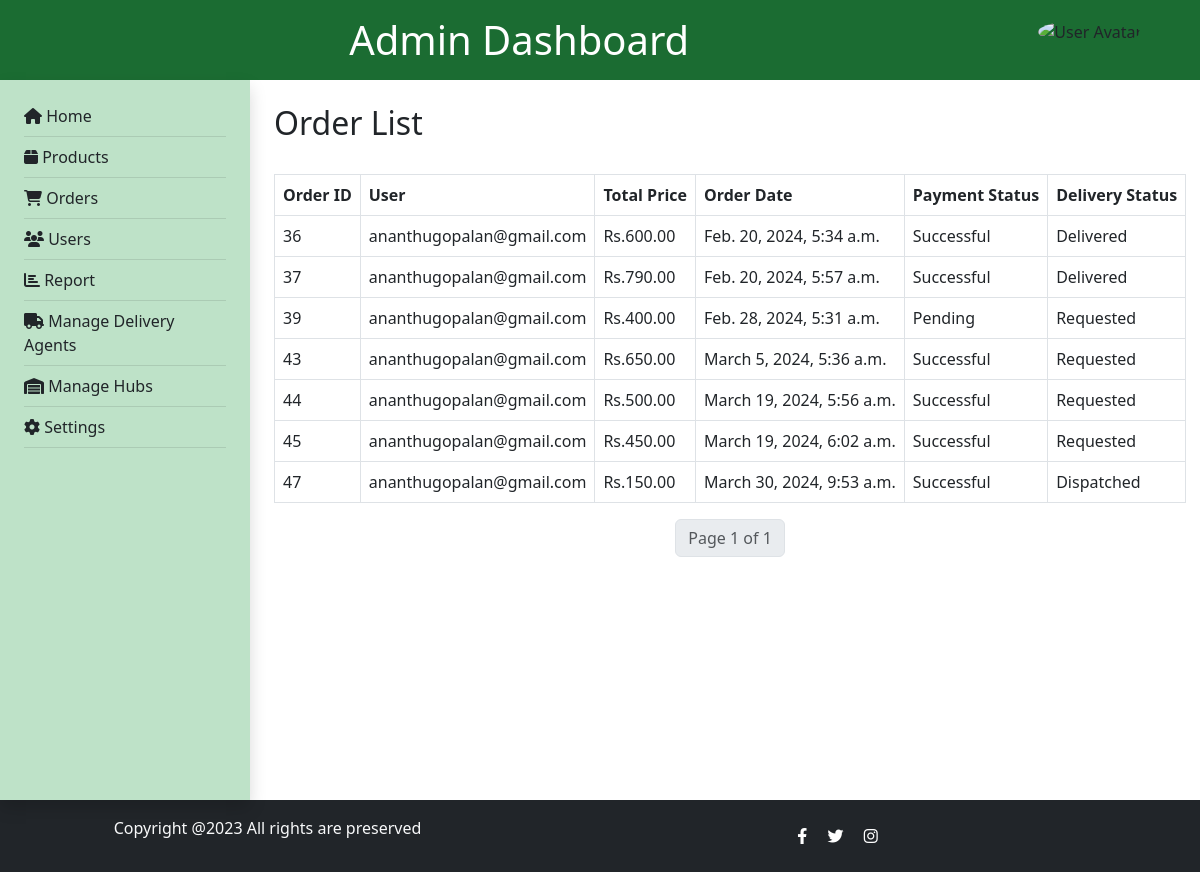
The page /admin_orders/ (signed in) on the database as committed earlier.
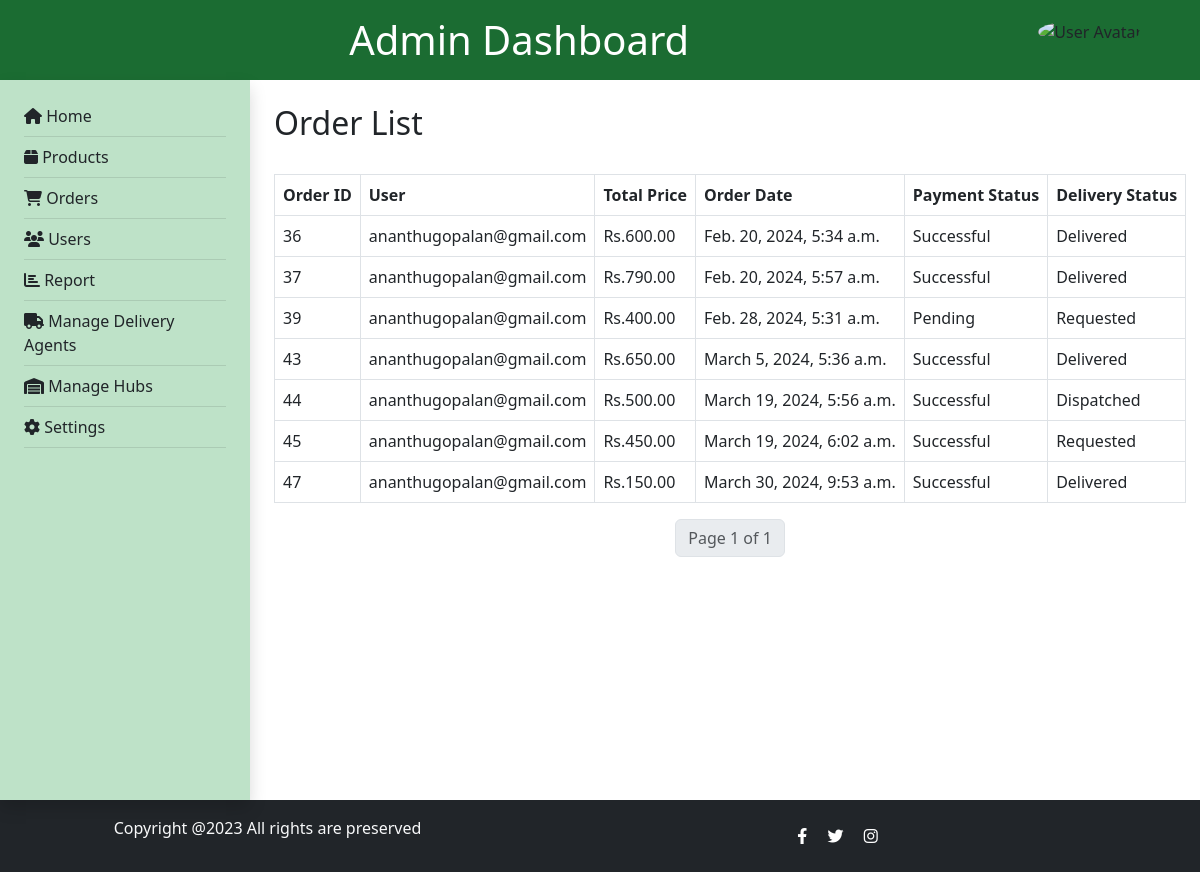
The same page on the database as committed later.
### agriselect/models.py (models this page shows, shortened)
class Order(models.Model):
    class PaymentStatusChoices(models.TextChoices):
        PENDING = 'pending', 'Pending'
        SUCCESSFUL = 'successful', 'Successful'
        FAILED = 'failed', 'Failed'
    class OrderStatusChoices(models.TextChoices):
        REQUESTED = 'Requested', 'Requested'
        DISPATCHED = 'Dispatched', 'Dispatched'
        DELIVERED = 'Delivered', 'Delivered'
    user = models.ForeignKey(CustomUser, on_delete=models.CASCADE)
    cart_items = models.ManyToManyField('CartItem')  # Assuming the CartItem model has a reference to Product
    total_price = models.DecimalField(max_digits=10, decimal_places=2)
    order_date_only = models.DateField(default=timezone.now)
    order_date = models.DateTimeField(auto_now_add=True)
    razorpay_order_id = models.CharField(max_length=255, default=None)
    shipping_address = models.ForeignKey(Address, on_delete=models.SET_NULL, null=True, blank=True)
    payment_status = models.CharField(
        max_length=20, choices=PaymentStatusChoices.choices, default=PaymentStatusChoices.PENDING)
    order_status = models.CharField(
        max_length=20, choices=OrderStatusChoices.choices, default=OrderStatusChoices.REQUESTED)
    accepted_by_store = models.BooleanField(default=False)
    picked_by_agent = models.BooleanField(default=False)
    ready_for_pickup = models.BooleanField(default=False)  # New field
    otp = models.CharField(max_length=100, default='Null')
    verified = models.BooleanField(default=False)

### userapp/models.py (models this page shows, shortened)
class CustomUser(AbstractUser):
    username = None
    USERNAME_FIELD  = 'email'
    first_name = models.CharField(max_length=100, default='')
    last_name   = models.CharField(max_length=100, default='')
    email = models.EmailField(unique=True)
    password = models.CharField(max_length=128,null=True)
    is_customer = models.BooleanField(default=False)
    is_seller = models.BooleanField(default=False)
    is_delivery_agent = models.BooleanField(default=False)
    hub_status = models.BooleanField(default=False)
    pan_number = models.CharField(max_length=25, null=True)
    REQUIRED_FIELDS = []

### agriselect/views.py (the view)
# urls.py: path('admin_orders/', views.admin_orders, name='admin_orders'),
@login_required(login_url='user_login')
def admin_orders(request):
    orders_list = Order.objects.all()
    paginator = Paginator(orders_list, 10)  # Show 10 orders per page
    page = request.GET.get('page')
    try:
        orders = paginator.page(page)
    except PageNotAnInteger:
        orders = paginator.page(1)
    except EmptyPage:
        orders = paginator.page(paginator.num_pages)
    context = {'orders': orders}
    return render(request, 'admin_orders.html', context)

### template/admin_orders.html (shortened to what this page needs)
{% load static %}
<!DOCTYPE html>
<html lang="en">
<head>
    <link rel="stylesheet" href="https://cdn.jsdelivr.net/npm/bootstrap@5.3.0/dist/css/bootstrap.min.css">
    <link rel="stylesheet" href="https://cdnjs.cloudflare.com/ajax/libs/font-awesome/6.3.0/css/all.min.css">
</head>
<body>
    <header class="py-3 d-flex" style="background-color: #1b6c32 ;padding-right: 5%;">
        <div class="container text-center">
            <h1 class="mb-0 text-white">Admin Dashboard</h1>
        </div>
        <div class="dropdown">
            <img src="{% static 'img/admin_icon.jpg' %}" alt="User Avatar" class="rounded-circle dropdown-toggle mt-1" id="userDropdown" data-bs-toggle="dropdown" aria-expanded="false" style="width: 40px; height: 40px; cursor: pointer;">
        </div>
    </header>
    <div class="d-flex">
        <nav class="sidenav shadow p-4" style="width: 250px; height: calc(100vh - 80px);background-color: #bee2c8;">
            <ul class="list-unstyled">
                <li><i class="fas fa-home"></i> <a href="{% url 'admin_dashboard' %}" class="text-dark text-decoration-none">Home</a></li>
                <li class="pb-2 mb-2" style="border-bottom: 1px solid rgba(0, 0, 0, 0.1);">
                <li><i class="fas fa-box"></i> <a href="{% url 'admin_products' %}" class="text-dark text-decoration-none">Products</a></li>
                <li class="pb-2 mb-2" style="border-bottom: 1px solid rgba(0, 0, 0, 0.1);">
                <li><i class="fas fa-shopping-cart"></i> <a href="{% url 'admin_orders' %}" class="text-dark text-decoration-none">Orders</a></li>
                <li class="pb-2 mb-2" style="border-bottom: 1px solid rgba(0, 0, 0, 0.1);">
                <li><i class="fas fa-users"></i> <a href="{% url 'admin_users' %}" class="text-dark text-decoration-none">Users</a></li>
                <li class="pb-2 mb-2" style="border-bottom: 1px solid rgba(0, 0, 0, 0.1);">
                <li><i class="fas fa-chart-bar"></i> <a href="{% url 'admin_report' %}" class="text-dark text-decoration-none">Report</a></li>
                <li class="pb-2 mb-2" style="border-bottom: 1px solid rgba(0, 0, 0, 0.1);">
                <li><i class="fas fa-truck"></i> <a href="{% url 'admin_delivery_agents' %}" class="text-dark text-decoration-none">Manage Delivery Agents</a></li>
                <li class="pb-2 mb-2" style="border-bottom: 1px solid rgba(0, 0, 0, 0.1);">
                <li><i class="fas fa-warehouse"></i> <a href="{% url 'admin_hubs' %}" class="text-dark text-decoration-none">Manage Hubs</a></li>
                <li class="pb-2 mb-2" style="border-bottom: 1px solid rgba(0, 0, 0, 0.1);">
                <li><i class="fas fa-cog"></i> <a href="{% url 'admin_settings' %}" class="text-dark text-decoration-none">Settings</a></li>
                <li class="pb-2 mb-2" style="border-bottom: 1px solid rgba(0, 0, 0, 0.1);">
            </ul>
        </nav>
        <main class="ms-4 mt-4">
            <section class="content">
                <h2>Order List</h2><br>
                <table class="table table-bordered">
                    <thead>
                        <tr>
                            <th>Order ID</th>
                            <th>User</th>
                            <th>Total Price</th>
                            <th>Order Date</th>
                            <th>Payment Status</th>
                            <th>Delivery Status</th>
                        </tr>
                    </thead>
                    <tbody>
                        {% for order in orders %}
                            <tr>
                                <td>{{ order.id }}</td>
                                <td>{{ order.user.email }}</td>
                                <td>Rs.{{ order.total_price }}</td>
                                <td>{{ order.order_date }}</td>
                                <td>{{ order.get_payment_status_display }}</td>
                                <td>{{ order.order_status}}</td>
                            </tr>
                        {% endfor %}
                    </tbody>
                </table>
                <nav aria-label="Page navigation">
                    <ul class="pagination justify-content-center">
                        <li class="page-item disabled"><span class="page-link">Page {{ orders.number }} of {{ orders.paginator.num_pages }}</span></li>
                    </ul>
                </nav>
            </section>
        </main>
    </div>
    <footer class="footer mt-0 py-3 bg-dark">
        <div class="container text-center">
        <div class="row text-center text-md-left align-items-center">
            <div class="col-md-5">
            <p class="text-light">Copyright @2023 All rights are preserved</p>
            </div>
            <div class="col-md-7">
            <a href="#" class="social-icons text-white"><i class="fab fa-facebook-f"></i></a>
            <a href="#" class="social-icons text-white"><i class="fab fa-twitter"></i></a>
            <a href="#" class="social-icons text-white"><i class="fab fa-instagram"></i></a>
            </div>
        </div>
        </div>
    </footer>
</body>
</html>

Rows that differ between the two databases and show on the page:
changed Order "March 5, 2024, 5:36 a.m.": order_status "Requested" → "Delivered"
changed Order id 44: order_status "Requested" → "Dispatched"
changed Order "March 30, 2024, 9:53 a.m.": order_status "Dispatched" → "Delivered"
